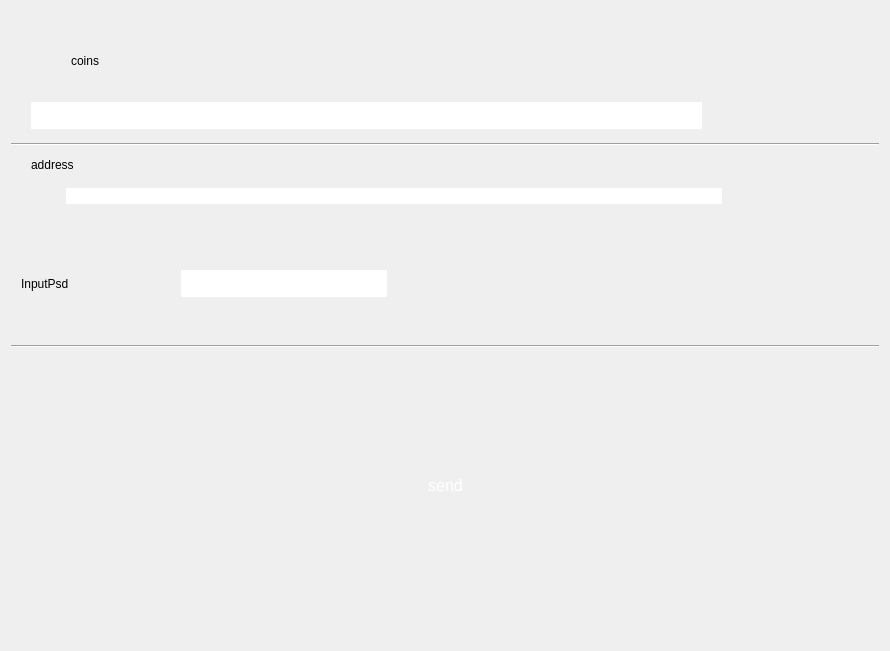
<?xml version="1.0" encoding="UTF-8"?>
<ui version="4.0">
 <class>SendCoinsAffrimWidget</class>
 <widget class="QWidget" name="SendCoinsAffrimWidget">
  <property name="geometry">
   <rect>
    <x>0</x>
    <y>0</y>
    <width>890</width>
    <height>651</height>
   </rect>
  </property>
  <property name="windowTitle">
   <string>Form</string>
  </property>
  <property name="styleSheet">
   <string notr="true"/>
  </property>
  <layout class="QGridLayout" name="gridLayout_3">
   <item row="0" column="0">
    <layout class="QVBoxLayout" name="verticalLayout_2">
     <item>
      <layout class="QVBoxLayout" name="verticalLayout">
       <property name="spacing">
        <number>0</number>
       </property>
       <item>
        <widget class="QPushButton" name="pushButton">
         <property name="minimumSize">
          <size>
           <width>21</width>
           <height>21</height>
          </size>
         </property>
         <property name="maximumSize">
          <size>
           <width>21</width>
           <height>21</height>
          </size>
         </property>
         <property name="styleSheet">
          <string notr="true">background-image: url(:/res/png/back.png);border:none</string>
         </property>
         <property name="text">
          <string/>
         </property>
        </widget>
       </item>
       <item>
        <widget class="QFrame" name="frame_2">
         <property name="minimumSize">
          <size>
           <width>0</width>
           <height>111</height>
          </size>
         </property>
         <property name="maximumSize">
          <size>
           <width>16777215</width>
           <height>111</height>
          </size>
         </property>
         <property name="styleSheet">
          <string notr="true">border:none</string>
         </property>
         <property name="frameShape">
          <enum>QFrame::StyledPanel</enum>
         </property>
         <property name="frameShadow">
          <enum>QFrame::Raised</enum>
         </property>
         <widget class="QLabel" name="label">
          <property name="geometry">
           <rect>
            <x>60</x>
            <y>20</y>
            <width>181</width>
            <height>17</height>
           </rect>
          </property>
          <property name="text">
           <string>coins</string>
          </property>
         </widget>
         <widget class="QLineEdit" name="coinEdit">
          <property name="geometry">
           <rect>
            <x>20</x>
            <y>70</y>
            <width>671</width>
            <height>27</height>
           </rect>
          </property>
          <property name="styleSheet">
           <string notr="true">color: rgb(0, 0, 0);boeder:none</string>
          </property>
         </widget>
         <widget class="QLabel" name="label_3">
          <property name="geometry">
           <rect>
            <x>10</x>
            <y>10</y>
            <width>41</width>
            <height>41</height>
           </rect>
          </property>
          <property name="minimumSize">
           <size>
            <width>41</width>
            <height>41</height>
           </size>
          </property>
          <property name="maximumSize">
           <size>
            <width>41</width>
            <height>41</height>
           </size>
          </property>
          <property name="styleSheet">
           <string notr="true">background-image: url(:/res/png/sendico.png);</string>
          </property>
          <property name="text">
           <string/>
          </property>
         </widget>
        </widget>
       </item>
       <item>
        <widget class="Line" name="line">
         <property name="orientation">
          <enum>Qt::Horizontal</enum>
         </property>
        </widget>
       </item>
       <item>
        <widget class="QFrame" name="frame_3">
         <property name="minimumSize">
          <size>
           <width>0</width>
           <height>99</height>
          </size>
         </property>
         <property name="maximumSize">
          <size>
           <width>16777215</width>
           <height>99</height>
          </size>
         </property>
         <property name="styleSheet">
          <string notr="true">border:none</string>
         </property>
         <property name="frameShape">
          <enum>QFrame::StyledPanel</enum>
         </property>
         <property name="frameShadow">
          <enum>QFrame::Raised</enum>
         </property>
         <widget class="QLabel" name="label_2">
          <property name="geometry">
           <rect>
            <x>20</x>
            <y>10</y>
            <width>161</width>
            <height>17</height>
           </rect>
          </property>
          <property name="text">
           <string>address</string>
          </property>
         </widget>
         <widget class="QWidget" name="horizontalLayoutWidget">
          <property name="geometry">
           <rect>
            <x>20</x>
            <y>30</y>
            <width>691</width>
            <height>41</height>
           </rect>
          </property>
          <layout class="QHBoxLayout" name="horizontalLayout">
           <item>
            <widget class="QLabel" name="label_4">
             <property name="minimumSize">
              <size>
               <width>29</width>
               <height>25</height>
              </size>
             </property>
             <property name="maximumSize">
              <size>
               <width>29</width>
               <height>25</height>
              </size>
             </property>
             <property name="styleSheet">
              <string notr="true">background-image: url(:/res/png/smalllogo.png);</string>
             </property>
             <property name="text">
              <string/>
             </property>
            </widget>
           </item>
           <item>
            <widget class="QLineEdit" name="addEdit">
             <property name="styleSheet">
              <string notr="true">color: rgb(0, 0, 0);</string>
             </property>
            </widget>
           </item>
          </layout>
         </widget>
        </widget>
       </item>
       <item>
        <widget class="QWidget" name="widget" native="true">
         <property name="minimumSize">
          <size>
           <width>0</width>
           <height>100</height>
          </size>
         </property>
         <property name="maximumSize">
          <size>
           <width>16777215</width>
           <height>100</height>
          </size>
         </property>
         <widget class="QFrame" name="Psdframe">
          <property name="geometry">
           <rect>
            <x>0</x>
            <y>10</y>
            <width>376</width>
            <height>57</height>
           </rect>
          </property>
          <property name="styleSheet">
           <string notr="true">border:none</string>
          </property>
          <property name="frameShape">
           <enum>QFrame::StyledPanel</enum>
          </property>
          <property name="frameShadow">
           <enum>QFrame::Raised</enum>
          </property>
          <widget class="QLineEdit" name="lineEditPsd">
           <property name="geometry">
            <rect>
             <x>170</x>
             <y>15</y>
             <width>431</width>
             <height>27</height>
            </rect>
           </property>
           <property name="styleSheet">
            <string notr="true">color: rgb(0, 0, 0);</string>
           </property>
           <property name="echoMode">
            <enum>QLineEdit::Password</enum>
           </property>
          </widget>
          <widget class="QLabel" name="InputPsd">
           <property name="geometry">
            <rect>
             <x>10</x>
             <y>20</y>
             <width>121</width>
             <height>17</height>
            </rect>
           </property>
           <property name="styleSheet">
            <string notr="true">color: rgb(0, 0, 0);</string>
           </property>
           <property name="text">
            <string>InputPsd</string>
           </property>
          </widget>
         </widget>
        </widget>
       </item>
       <item>
        <widget class="Line" name="line_2">
         <property name="orientation">
          <enum>Qt::Horizontal</enum>
         </property>
        </widget>
       </item>
      </layout>
     </item>
     <item>
      <widget class="QWidget" name="widget_2" native="true">
       <property name="minimumSize">
        <size>
         <width>0</width>
         <height>100</height>
        </size>
       </property>
       <property name="maximumSize">
        <size>
         <width>16777215</width>
         <height>100</height>
        </size>
       </property>
       <layout class="QGridLayout" name="gridLayout">
        <item row="0" column="0">
         <widget class="QLabel" name="Tiplabel">
          <property name="minimumSize">
           <size>
            <width>0</width>
            <height>50</height>
           </size>
          </property>
          <property name="maximumSize">
           <size>
            <width>16777215</width>
            <height>50</height>
           </size>
          </property>
          <property name="styleSheet">
           <string notr="true">color: rgb(0, 0, 0);</string>
          </property>
          <property name="lineWidth">
           <number>2</number>
          </property>
          <property name="text">
           <string/>
          </property>
         </widget>
        </item>
       </layout>
      </widget>
     </item>
     <item>
      <layout class="QHBoxLayout" name="horizontalLayout_2">
       <item>
        <spacer name="horizontalSpacer">
         <property name="orientation">
          <enum>Qt::Horizontal</enum>
         </property>
         <property name="sizeHint" stdset="0">
          <size>
           <width>40</width>
           <height>20</height>
          </size>
         </property>
        </spacer>
       </item>
       <item>
        <widget class="QPushButton" name="sendButton">
         <property name="minimumSize">
          <size>
           <width>421</width>
           <height>50</height>
          </size>
         </property>
         <property name="maximumSize">
          <size>
           <width>421</width>
           <height>50</height>
          </size>
         </property>
         <property name="styleSheet">
          <string notr="true">border:none;font-size : 16px;
color: rgb(255, 255, 255);
background-image: url(:/res/png/buttons/421_50.png);</string>
         </property>
         <property name="text">
          <string>send</string>
         </property>
        </widget>
       </item>
       <item>
        <spacer name="horizontalSpacer_2">
         <property name="orientation">
          <enum>Qt::Horizontal</enum>
         </property>
         <property name="sizeHint" stdset="0">
          <size>
           <width>40</width>
           <height>20</height>
          </size>
         </property>
        </spacer>
       </item>
      </layout>
     </item>
     <item>
      <spacer name="verticalSpacer_2">
       <property name="orientation">
        <enum>Qt::Vertical</enum>
       </property>
       <property name="sizeHint" stdset="0">
        <size>
         <width>20</width>
         <height>40</height>
        </size>
       </property>
      </spacer>
     </item>
    </layout>
   </item>
  </layout>
 </widget>
 <resources/>
 <connections/>
</ui>
